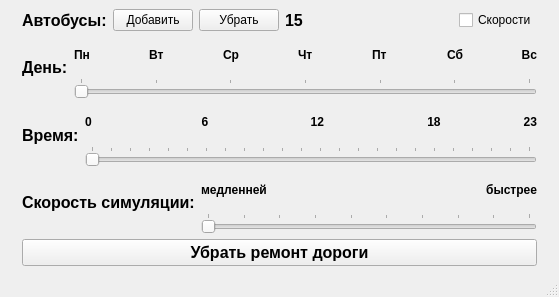
<?xml version="1.0" encoding="UTF-8"?>
<ui version="4.0">
 <class>MainWindow</class>
 <widget class="QMainWindow" name="MainWindow">
  <property name="geometry">
   <rect>
    <x>0</x>
    <y>0</y>
    <width>559</width>
    <height>297</height>
   </rect>
  </property>
  <property name="windowTitle">
   <string>Управление средой</string>
  </property>
  <widget class="QWidget" name="centralwidget">
   <layout class="QGridLayout" name="gridLayout">
    <item row="0" column="0">
     <widget class="QLabel" name="label_15">
      <property name="text">
       <string/>
      </property>
     </widget>
    </item>
    <item row="0" column="1">
     <layout class="QVBoxLayout" name="verticalLayout_3">
      <item>
       <layout class="QHBoxLayout" name="horizontalLayout_5">
        <item>
         <layout class="QHBoxLayout" name="horizontalLayout_6">
          <item>
           <widget class="QLabel" name="label_17">
            <property name="font">
             <font>
              <pointsize>12</pointsize>
              <weight>75</weight>
              <bold>true</bold>
             </font>
            </property>
            <property name="text">
             <string>Автобусы:</string>
            </property>
           </widget>
          </item>
          <item>
           <widget class="QPushButton" name="add_bus_btn">
            <property name="text">
             <string>Добавить</string>
            </property>
           </widget>
          </item>
          <item>
           <widget class="QPushButton" name="del_bus_btn">
            <property name="text">
             <string>Убрать</string>
            </property>
           </widget>
          </item>
          <item>
           <widget class="QLabel" name="bus_count_label">
            <property name="font">
             <font>
              <pointsize>12</pointsize>
              <weight>75</weight>
              <bold>true</bold>
             </font>
            </property>
            <property name="text">
             <string>15</string>
            </property>
           </widget>
          </item>
          <item>
           <spacer name="horizontalSpacer">
            <property name="orientation">
             <enum>Qt::Horizontal</enum>
            </property>
            <property name="sizeHint" stdset="0">
             <size>
              <width>40</width>
              <height>20</height>
             </size>
            </property>
           </spacer>
          </item>
          <item>
           <layout class="QHBoxLayout" name="horizontalLayout_10">
            <item>
             <widget class="QCheckBox" name="speeds_checkBox">
              <property name="text">
               <string>Скорости</string>
              </property>
             </widget>
            </item>
           </layout>
          </item>
         </layout>
        </item>
       </layout>
      </item>
      <item>
       <layout class="QHBoxLayout" name="horizontalLayout_3">
        <item>
         <widget class="QLabel" name="label_7">
          <property name="font">
           <font>
            <pointsize>12</pointsize>
            <weight>75</weight>
            <bold>true</bold>
           </font>
          </property>
          <property name="text">
           <string>День:</string>
          </property>
         </widget>
        </item>
        <item>
         <layout class="QVBoxLayout" name="verticalLayout_2">
          <item>
           <layout class="QHBoxLayout" name="horizontalLayout_4">
            <item>
             <widget class="QLabel" name="label_8">
              <property name="sizePolicy">
               <sizepolicy hsizetype="Expanding" vsizetype="Preferred">
                <horstretch>0</horstretch>
                <verstretch>0</verstretch>
               </sizepolicy>
              </property>
              <property name="font">
               <font>
                <weight>75</weight>
                <bold>true</bold>
               </font>
              </property>
              <property name="text">
               <string>Пн</string>
              </property>
             </widget>
            </item>
            <item>
             <widget class="QLabel" name="label_9">
              <property name="sizePolicy">
               <sizepolicy hsizetype="Expanding" vsizetype="Preferred">
                <horstretch>0</horstretch>
                <verstretch>0</verstretch>
               </sizepolicy>
              </property>
              <property name="font">
               <font>
                <weight>75</weight>
                <bold>true</bold>
               </font>
              </property>
              <property name="text">
               <string>Вт</string>
              </property>
             </widget>
            </item>
            <item>
             <widget class="QLabel" name="label_13">
              <property name="sizePolicy">
               <sizepolicy hsizetype="Expanding" vsizetype="Preferred">
                <horstretch>0</horstretch>
                <verstretch>0</verstretch>
               </sizepolicy>
              </property>
              <property name="font">
               <font>
                <weight>75</weight>
                <bold>true</bold>
               </font>
              </property>
              <property name="text">
               <string>Ср</string>
              </property>
             </widget>
            </item>
            <item>
             <widget class="QLabel" name="label_14">
              <property name="sizePolicy">
               <sizepolicy hsizetype="Expanding" vsizetype="Preferred">
                <horstretch>0</horstretch>
                <verstretch>0</verstretch>
               </sizepolicy>
              </property>
              <property name="font">
               <font>
                <weight>75</weight>
                <bold>true</bold>
               </font>
              </property>
              <property name="text">
               <string>Чт</string>
              </property>
             </widget>
            </item>
            <item>
             <widget class="QLabel" name="label_10">
              <property name="sizePolicy">
               <sizepolicy hsizetype="Expanding" vsizetype="Preferred">
                <horstretch>0</horstretch>
                <verstretch>0</verstretch>
               </sizepolicy>
              </property>
              <property name="font">
               <font>
                <weight>75</weight>
                <bold>true</bold>
               </font>
              </property>
              <property name="text">
               <string>Пт</string>
              </property>
             </widget>
            </item>
            <item>
             <widget class="QLabel" name="label_11">
              <property name="sizePolicy">
               <sizepolicy hsizetype="Expanding" vsizetype="Preferred">
                <horstretch>0</horstretch>
                <verstretch>0</verstretch>
               </sizepolicy>
              </property>
              <property name="font">
               <font>
                <weight>75</weight>
                <bold>true</bold>
               </font>
              </property>
              <property name="text">
               <string>Сб</string>
              </property>
             </widget>
            </item>
            <item>
             <widget class="QLabel" name="label_12">
              <property name="sizePolicy">
               <sizepolicy hsizetype="Minimum" vsizetype="Preferred">
                <horstretch>0</horstretch>
                <verstretch>0</verstretch>
               </sizepolicy>
              </property>
              <property name="font">
               <font>
                <weight>75</weight>
                <bold>true</bold>
               </font>
              </property>
              <property name="text">
               <string>Вс</string>
              </property>
              <property name="scaledContents">
               <bool>false</bool>
              </property>
              <property name="alignment">
               <set>Qt::AlignRight|Qt::AlignTrailing|Qt::AlignVCenter</set>
              </property>
             </widget>
            </item>
           </layout>
          </item>
          <item>
           <widget class="QSlider" name="day_slider">
            <property name="maximum">
             <number>6</number>
            </property>
            <property name="pageStep">
             <number>1</number>
            </property>
            <property name="orientation">
             <enum>Qt::Horizontal</enum>
            </property>
            <property name="tickPosition">
             <enum>QSlider::TicksAbove</enum>
            </property>
            <property name="tickInterval">
             <number>1</number>
            </property>
           </widget>
          </item>
         </layout>
        </item>
       </layout>
      </item>
      <item>
       <layout class="QHBoxLayout" name="horizontalLayout">
        <item>
         <widget class="QLabel" name="label">
          <property name="font">
           <font>
            <pointsize>12</pointsize>
            <weight>75</weight>
            <bold>true</bold>
           </font>
          </property>
          <property name="text">
           <string>Время:</string>
          </property>
         </widget>
        </item>
        <item>
         <layout class="QVBoxLayout" name="verticalLayout">
          <item>
           <layout class="QHBoxLayout" name="horizontalLayout_2">
            <item>
             <widget class="QLabel" name="label_3">
              <property name="sizePolicy">
               <sizepolicy hsizetype="Expanding" vsizetype="Preferred">
                <horstretch>0</horstretch>
                <verstretch>0</verstretch>
               </sizepolicy>
              </property>
              <property name="font">
               <font>
                <weight>75</weight>
                <bold>true</bold>
               </font>
              </property>
              <property name="text">
               <string>0</string>
              </property>
             </widget>
            </item>
            <item>
             <widget class="QLabel" name="label_2">
              <property name="sizePolicy">
               <sizepolicy hsizetype="Expanding" vsizetype="Preferred">
                <horstretch>0</horstretch>
                <verstretch>0</verstretch>
               </sizepolicy>
              </property>
              <property name="font">
               <font>
                <weight>75</weight>
                <bold>true</bold>
               </font>
              </property>
              <property name="text">
               <string>  6</string>
              </property>
             </widget>
            </item>
            <item>
             <widget class="QLabel" name="label_5">
              <property name="sizePolicy">
               <sizepolicy hsizetype="Expanding" vsizetype="Preferred">
                <horstretch>0</horstretch>
                <verstretch>0</verstretch>
               </sizepolicy>
              </property>
              <property name="palette">
               <palette>
                <active>
                 <colorrole role="WindowText">
                  <brush brushstyle="SolidPattern">
                   <color alpha="255">
                    <red>0</red>
                    <green>0</green>
                    <blue>0</blue>
                   </color>
                  </brush>
                 </colorrole>
                 <colorrole role="Button">
                  <brush brushstyle="SolidPattern">
                   <color alpha="255">
                    <red>255</red>
                    <green>0</green>
                    <blue>0</blue>
                   </color>
                  </brush>
                 </colorrole>
                 <colorrole role="Light">
                  <brush brushstyle="SolidPattern">
                   <color alpha="255">
                    <red>255</red>
                    <green>127</green>
                    <blue>127</blue>
                   </color>
                  </brush>
                 </colorrole>
                 <colorrole role="Midlight">
                  <brush brushstyle="SolidPattern">
                   <color alpha="255">
                    <red>255</red>
                    <green>63</green>
                    <blue>63</blue>
                   </color>
                  </brush>
                 </colorrole>
                 <colorrole role="Dark">
                  <brush brushstyle="SolidPattern">
                   <color alpha="255">
                    <red>127</red>
                    <green>0</green>
                    <blue>0</blue>
                   </color>
                  </brush>
                 </colorrole>
                 <colorrole role="Mid">
                  <brush brushstyle="SolidPattern">
                   <color alpha="255">
                    <red>170</red>
                    <green>0</green>
                    <blue>0</blue>
                   </color>
                  </brush>
                 </colorrole>
                 <colorrole role="Text">
                  <brush brushstyle="SolidPattern">
                   <color alpha="255">
                    <red>0</red>
                    <green>0</green>
                    <blue>0</blue>
                   </color>
                  </brush>
                 </colorrole>
                 <colorrole role="BrightText">
                  <brush brushstyle="SolidPattern">
                   <color alpha="255">
                    <red>255</red>
                    <green>255</green>
                    <blue>255</blue>
                   </color>
                  </brush>
                 </colorrole>
                 <colorrole role="ButtonText">
                  <brush brushstyle="SolidPattern">
                   <color alpha="255">
                    <red>0</red>
                    <green>0</green>
                    <blue>0</blue>
                   </color>
                  </brush>
                 </colorrole>
                 <colorrole role="Base">
                  <brush brushstyle="SolidPattern">
                   <color alpha="255">
                    <red>255</red>
                    <green>255</green>
                    <blue>255</blue>
                   </color>
                  </brush>
                 </colorrole>
                 <colorrole role="Window">
                  <brush brushstyle="SolidPattern">
                   <color alpha="255">
                    <red>255</red>
                    <green>0</green>
                    <blue>0</blue>
                   </color>
                  </brush>
                 </colorrole>
                 <colorrole role="Shadow">
                  <brush brushstyle="SolidPattern">
                   <color alpha="255">
                    <red>0</red>
                    <green>0</green>
                    <blue>0</blue>
                   </color>
                  </brush>
                 </colorrole>
                 <colorrole role="AlternateBase">
                  <brush brushstyle="SolidPattern">
                   <color alpha="255">
                    <red>255</red>
                    <green>127</green>
                    <blue>127</blue>
                   </color>
                  </brush>
                 </colorrole>
                 <colorrole role="ToolTipBase">
                  <brush brushstyle="SolidPattern">
                   <color alpha="255">
                    <red>255</red>
                    <green>255</green>
                    <blue>220</blue>
                   </color>
                  </brush>
                 </colorrole>
                 <colorrole role="ToolTipText">
                  <brush brushstyle="SolidPattern">
                   <color alpha="255">
                    <red>0</red>
                    <green>0</green>
                    <blue>0</blue>
                   </color>
                  </brush>
                 </colorrole>
                </active>
                <inactive>
                 <colorrole role="WindowText">
                  <brush brushstyle="SolidPattern">
                   <color alpha="255">
                    <red>0</red>
                    <green>0</green>
                    <blue>0</blue>
                   </color>
                  </brush>
                 </colorrole>
                 <colorrole role="Button">
                  <brush brushstyle="SolidPattern">
                   <color alpha="255">
                    <red>255</red>
                    <green>0</green>
                    <blue>0</blue>
                   </color>
                  </brush>
                 </colorrole>
                 <colorrole role="Light">
                  <brush brushstyle="SolidPattern">
                   <color alpha="255">
                    <red>255</red>
                    <green>127</green>
                    <blue>127</blue>
                   </color>
                  </brush>
                 </colorrole>
                 <colorrole role="Midlight">
                  <brush brushstyle="SolidPattern">
                   <color alpha="255">
                    <red>255</red>
                    <green>63</green>
                    <blue>63</blue>
                   </color>
                  </brush>
                 </colorrole>
                 <colorrole role="Dark">
                  <brush brushstyle="SolidPattern">
                   <color alpha="255">
                    <red>127</red>
                    <green>0</green>
                    <blue>0</blue>
                   </color>
                  </brush>
                 </colorrole>
                 <colorrole role="Mid">
                  <brush brushstyle="SolidPattern">
                   <color alpha="255">
                    <red>170</red>
                    <green>0</green>
                    <blue>0</blue>
                   </color>
                  </brush>
                 </colorrole>
                 <colorrole role="Text">
                  <brush brushstyle="SolidPattern">
                   <color alpha="255">
                    <red>0</red>
                    <green>0</green>
                    <blue>0</blue>
                   </color>
                  </brush>
                 </colorrole>
                 <colorrole role="BrightText">
                  <brush brushstyle="SolidPattern">
                   <color alpha="255">
                    <red>255</red>
                    <green>255</green>
                    <blue>255</blue>
                   </color>
                  </brush>
                 </colorrole>
                 <colorrole role="ButtonText">
                  <brush brushstyle="SolidPattern">
                   <color alpha="255">
                    <red>0</red>
                    <green>0</green>
                    <blue>0</blue>
                   </color>
                  </brush>
                 </colorrole>
                 <colorrole role="Base">
                  <brush brushstyle="SolidPattern">
                   <color alpha="255">
                    <red>255</red>
                    <green>255</green>
                    <blue>255</blue>
                   </color>
                  </brush>
                 </colorrole>
                 <colorrole role="Window">
                  <brush brushstyle="SolidPattern">
                   <color alpha="255">
                    <red>255</red>
                    <green>0</green>
                    <blue>0</blue>
                   </color>
                  </brush>
                 </colorrole>
                 <colorrole role="Shadow">
                  <brush brushstyle="SolidPattern">
                   <color alpha="255">
                    <red>0</red>
                    <green>0</green>
                    <blue>0</blue>
                   </color>
                  </brush>
                 </colorrole>
                 <colorrole role="AlternateBase">
                  <brush brushstyle="SolidPattern">
                   <color alpha="255">
                    <red>255</red>
                    <green>127</green>
                    <blue>127</blue>
                   </color>
                  </brush>
                 </colorrole>
                 <colorrole role="ToolTipBase">
                  <brush brushstyle="SolidPattern">
                   <color alpha="255">
                    <red>255</red>
                    <green>255</green>
                    <blue>220</blue>
                   </color>
                  </brush>
                 </colorrole>
                 <colorrole role="ToolTipText">
                  <brush brushstyle="SolidPattern">
                   <color alpha="255">
                    <red>0</red>
                    <green>0</green>
                    <blue>0</blue>
                   </color>
                  </brush>
                 </colorrole>
                </inactive>
                <disabled>
                 <colorrole role="WindowText">
                  <brush brushstyle="SolidPattern">
                   <color alpha="255">
                    <red>127</red>
                    <green>0</green>
                    <blue>0</blue>
                   </color>
                  </brush>
                 </colorrole>
                 <colorrole role="Button">
                  <brush brushstyle="SolidPattern">
                   <color alpha="255">
                    <red>255</red>
                    <green>0</green>
                    <blue>0</blue>
                   </color>
                  </brush>
                 </colorrole>
                 <colorrole role="Light">
                  <brush brushstyle="SolidPattern">
                   <color alpha="255">
                    <red>255</red>
                    <green>127</green>
                    <blue>127</blue>
                   </color>
                  </brush>
                 </colorrole>
                 <colorrole role="Midlight">
                  <brush brushstyle="SolidPattern">
                   <color alpha="255">
                    <red>255</red>
                    <green>63</green>
                    <blue>63</blue>
                   </color>
                  </brush>
                 </colorrole>
                 <colorrole role="Dark">
                  <brush brushstyle="SolidPattern">
                   <color alpha="255">
                    <red>127</red>
                    <green>0</green>
                    <blue>0</blue>
                   </color>
                  </brush>
                 </colorrole>
                 <colorrole role="Mid">
                  <brush brushstyle="SolidPattern">
                   <color alpha="255">
                    <red>170</red>
                    <green>0</green>
                    <blue>0</blue>
                   </color>
                  </brush>
                 </colorrole>
                 <colorrole role="Text">
                  <brush brushstyle="SolidPattern">
                   <color alpha="255">
                    <red>127</red>
                    <green>0</green>
                    <blue>0</blue>
                   </color>
                  </brush>
                 </colorrole>
                 <colorrole role="BrightText">
                  <brush brushstyle="SolidPattern">
                   <color alpha="255">
                    <red>255</red>
                    <green>255</green>
                    <blue>255</blue>
                   </color>
                  </brush>
                 </colorrole>
                 <colorrole role="ButtonText">
                  <brush brushstyle="SolidPattern">
                   <color alpha="255">
                    <red>127</red>
                    <green>0</green>
                    <blue>0</blue>
                   </color>
                  </brush>
                 </colorrole>
                 <colorrole role="Base">
                  <brush brushstyle="SolidPattern">
                   <color alpha="255">
                    <red>255</red>
                    <green>0</green>
                    <blue>0</blue>
                   </color>
                  </brush>
                 </colorrole>
                 <colorrole role="Window">
                  <brush brushstyle="SolidPattern">
                   <color alpha="255">
                    <red>255</red>
                    <green>0</green>
                    <blue>0</blue>
                   </color>
                  </brush>
                 </colorrole>
                 <colorrole role="Shadow">
                  <brush brushstyle="SolidPattern">
                   <color alpha="255">
                    <red>0</red>
                    <green>0</green>
                    <blue>0</blue>
                   </color>
                  </brush>
                 </colorrole>
                 <colorrole role="AlternateBase">
                  <brush brushstyle="SolidPattern">
                   <color alpha="255">
                    <red>255</red>
                    <green>0</green>
                    <blue>0</blue>
                   </color>
                  </brush>
                 </colorrole>
                 <colorrole role="ToolTipBase">
                  <brush brushstyle="SolidPattern">
                   <color alpha="255">
                    <red>255</red>
                    <green>255</green>
                    <blue>220</blue>
                   </color>
                  </brush>
                 </colorrole>
                 <colorrole role="ToolTipText">
                  <brush brushstyle="SolidPattern">
                   <color alpha="255">
                    <red>0</red>
                    <green>0</green>
                    <blue>0</blue>
                   </color>
                  </brush>
                 </colorrole>
                </disabled>
               </palette>
              </property>
              <property name="font">
               <font>
                <weight>75</weight>
                <italic>false</italic>
                <bold>true</bold>
                <strikeout>false</strikeout>
               </font>
              </property>
              <property name="text">
               <string>  12</string>
              </property>
             </widget>
            </item>
            <item>
             <widget class="QLabel" name="label_4">
              <property name="sizePolicy">
               <sizepolicy hsizetype="Expanding" vsizetype="Preferred">
                <horstretch>0</horstretch>
                <verstretch>0</verstretch>
               </sizepolicy>
              </property>
              <property name="font">
               <font>
                <weight>75</weight>
                <bold>true</bold>
               </font>
              </property>
              <property name="text">
               <string>    18</string>
              </property>
             </widget>
            </item>
            <item>
             <widget class="QLabel" name="label_6">
              <property name="sizePolicy">
               <sizepolicy hsizetype="Minimum" vsizetype="Preferred">
                <horstretch>0</horstretch>
                <verstretch>0</verstretch>
               </sizepolicy>
              </property>
              <property name="font">
               <font>
                <weight>75</weight>
                <bold>true</bold>
               </font>
              </property>
              <property name="text">
               <string>23</string>
              </property>
              <property name="scaledContents">
               <bool>false</bool>
              </property>
              <property name="alignment">
               <set>Qt::AlignRight|Qt::AlignTrailing|Qt::AlignVCenter</set>
              </property>
             </widget>
            </item>
           </layout>
          </item>
          <item>
           <widget class="QSlider" name="time_slider">
            <property name="maximum">
             <number>23</number>
            </property>
            <property name="pageStep">
             <number>2</number>
            </property>
            <property name="orientation">
             <enum>Qt::Horizontal</enum>
            </property>
            <property name="tickPosition">
             <enum>QSlider::TicksAbove</enum>
            </property>
            <property name="tickInterval">
             <number>1</number>
            </property>
           </widget>
          </item>
         </layout>
        </item>
       </layout>
      </item>
      <item>
       <layout class="QHBoxLayout" name="horizontalLayout_8">
        <item>
         <widget class="QLabel" name="label_18">
          <property name="font">
           <font>
            <pointsize>12</pointsize>
            <weight>75</weight>
            <bold>true</bold>
           </font>
          </property>
          <property name="text">
           <string>Скорость симуляции:</string>
          </property>
         </widget>
        </item>
        <item>
         <layout class="QVBoxLayout" name="verticalLayout_5">
          <item>
           <layout class="QHBoxLayout" name="horizontalLayout_9">
            <item>
             <widget class="QLabel" name="label_20">
              <property name="font">
               <font>
                <weight>75</weight>
                <bold>true</bold>
               </font>
              </property>
              <property name="text">
               <string>медленней</string>
              </property>
             </widget>
            </item>
            <item>
             <widget class="QLabel" name="label_19">
              <property name="font">
               <font>
                <weight>75</weight>
                <bold>true</bold>
               </font>
              </property>
              <property name="text">
               <string>быстрее</string>
              </property>
              <property name="alignment">
               <set>Qt::AlignRight|Qt::AlignTrailing|Qt::AlignVCenter</set>
              </property>
             </widget>
            </item>
           </layout>
          </item>
          <item>
           <widget class="QSlider" name="speed_slider">
            <property name="minimum">
             <number>1</number>
            </property>
            <property name="maximum">
             <number>10</number>
            </property>
            <property name="pageStep">
             <number>2</number>
            </property>
            <property name="value">
             <number>1</number>
            </property>
            <property name="orientation">
             <enum>Qt::Horizontal</enum>
            </property>
            <property name="invertedAppearance">
             <bool>false</bool>
            </property>
            <property name="tickPosition">
             <enum>QSlider::TicksAbove</enum>
            </property>
            <property name="tickInterval">
             <number>1</number>
            </property>
           </widget>
          </item>
         </layout>
        </item>
       </layout>
      </item>
      <item>
       <layout class="QHBoxLayout" name="horizontalLayout_7">
        <item>
         <widget class="QPushButton" name="remove_repairs_btn">
          <property name="font">
           <font>
            <pointsize>12</pointsize>
            <weight>75</weight>
            <bold>true</bold>
           </font>
          </property>
          <property name="text">
           <string>Убрать ремонт дороги</string>
          </property>
         </widget>
        </item>
       </layout>
      </item>
     </layout>
    </item>
    <item row="0" column="2">
     <widget class="QLabel" name="label_16">
      <property name="text">
       <string/>
      </property>
     </widget>
    </item>
   </layout>
  </widget>
  <widget class="QMenuBar" name="menubar">
   <property name="geometry">
    <rect>
     <x>0</x>
     <y>0</y>
     <width>559</width>
     <height>21</height>
    </rect>
   </property>
  </widget>
  <widget class="QStatusBar" name="statusbar"/>
 </widget>
 <resources/>
 <connections/>
</ui>
